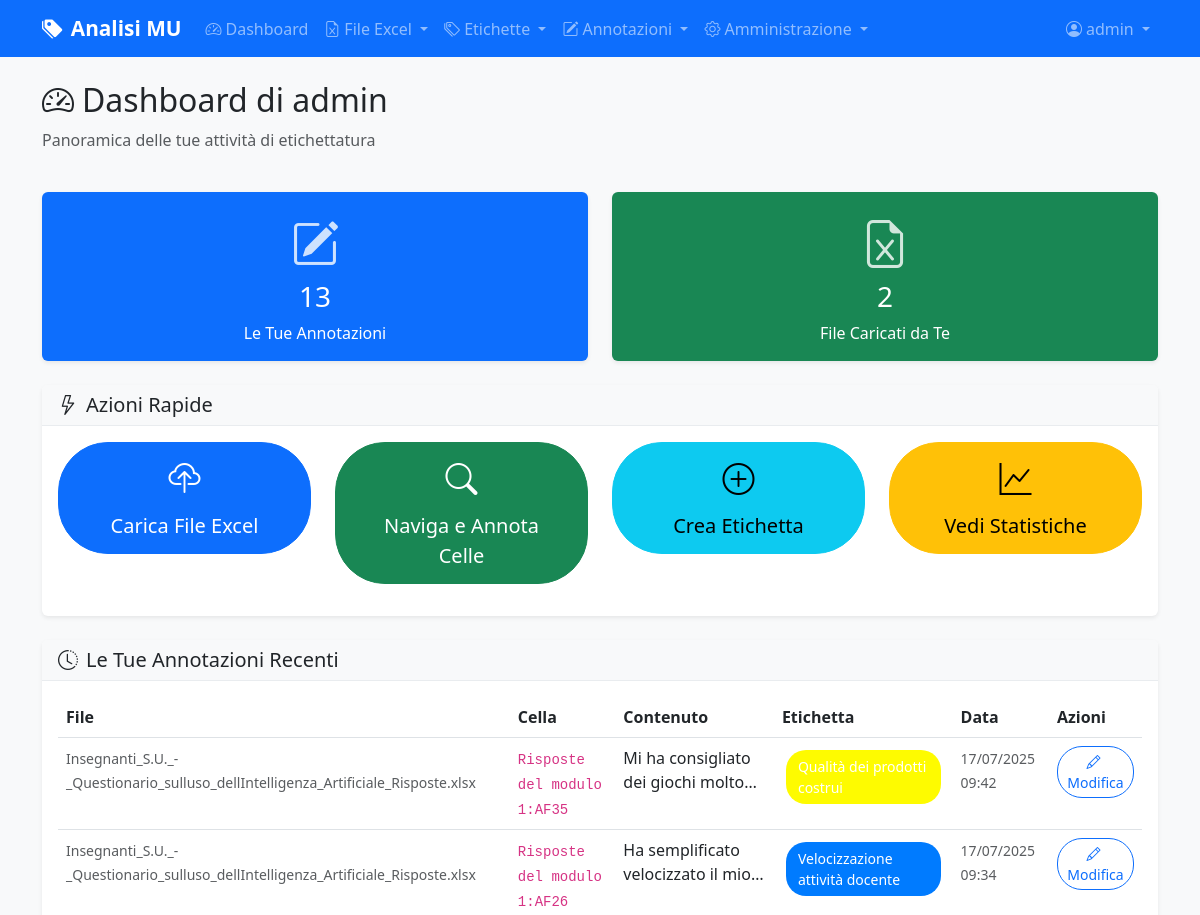
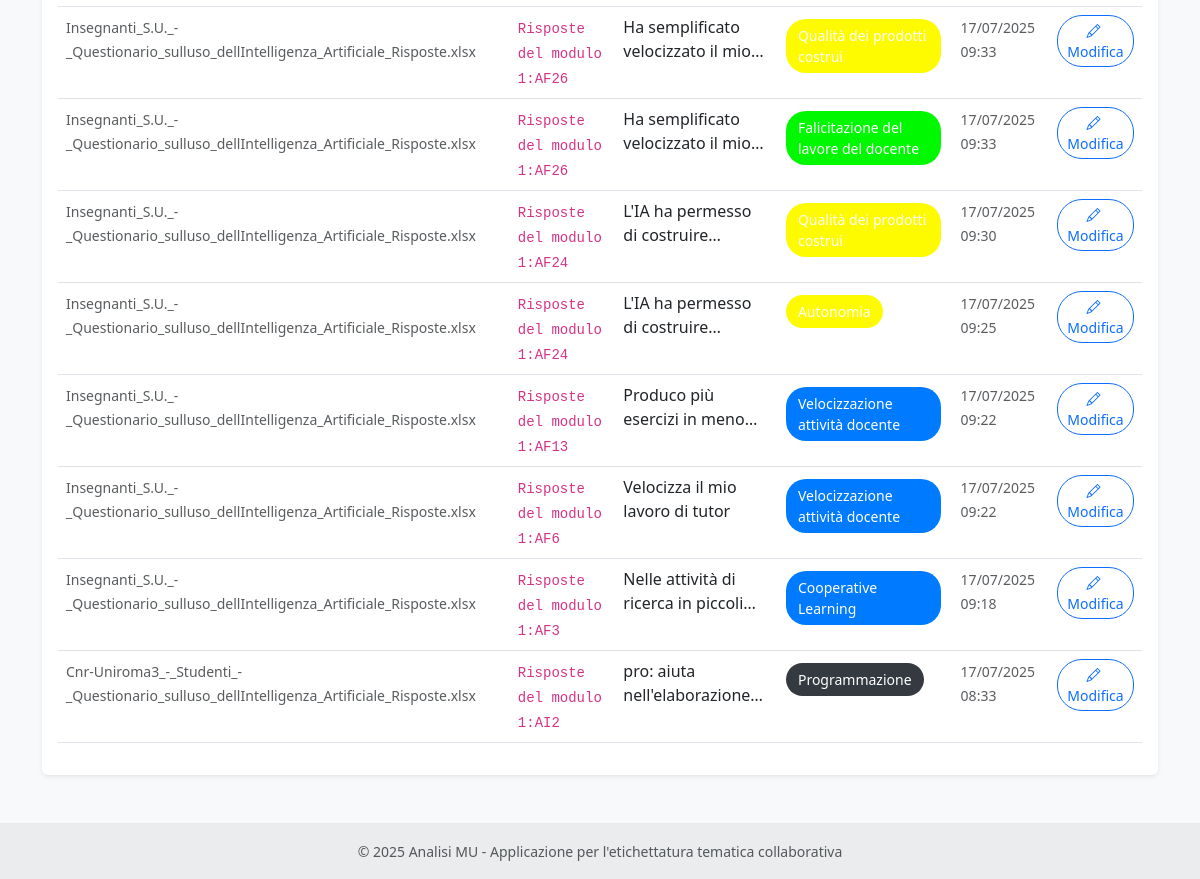
The page /dashboard (signed in) on the database its author committed (2 pictures, top to bottom).
### models.py (models this page shows, shortened)
class User(UserMixin, db.Model):
    id = db.Column(db.Integer, primary_key=True)
    username = db.Column(db.String(80), unique=True, nullable=False)
    email = db.Column(db.String(120), unique=True, nullable=False)
    password_hash = db.Column(db.String(255), nullable=False)
    role = db.Column(db.String(20), default='annotatore')  # 'amministratore' o 'annotatore'
    is_active = db.Column(db.Boolean, default=True)
    last_login = db.Column(db.DateTime)
    created_at = db.Column(db.DateTime, default=datetime.utcnow)
    updated_at = db.Column(db.DateTime, default=datetime.utcnow, onupdate=datetime.utcnow)
    annotations = db.relationship('CellAnnotation', foreign_keys='CellAnnotation.user_id', backref='user', lazy=True)
    def can_manage_users(self):
        return self.role == 'amministratore'

class CellAnnotation(db.Model):
    id = db.Column(db.Integer, primary_key=True)
    text_cell_id = db.Column(db.Integer, db.ForeignKey('text_cell.id'), nullable=False)
    label_id = db.Column(db.Integer, db.ForeignKey('label.id'), nullable=False)
    user_id = db.Column(db.Integer, db.ForeignKey('user.id'), nullable=False)
    created_at = db.Column(db.DateTime, default=datetime.utcnow)
    updated_at = db.Column(db.DateTime, default=datetime.utcnow, onupdate=datetime.utcnow)
    is_ai_generated = db.Column(db.Boolean, default=False)
    ai_confidence = db.Column(db.Float)  # Confidence score 0-1
    ai_model = db.Column(db.String(100))  # Modello AI utilizzato
    ai_provider = db.Column(db.String(20))  # Provider AI (ollama/openrouter)
    status = db.Column(db.String(20), default='active')  # active, pending_review, rejected
    reviewed_by = db.Column(db.Integer, db.ForeignKey('user.id'))  # Chi ha approvato/rifiutato
    reviewed_at = db.Column(db.DateTime)
    text_cell = db.relationship('TextCell', backref='annotations')
    reviewer = db.relationship('User', foreign_keys=[reviewed_by])

class ExcelFile(db.Model):
    id = db.Column(db.Integer, primary_key=True)
    filename = db.Column(db.String(255), nullable=False)
    original_filename = db.Column(db.String(255), nullable=False)
    file_path = db.Column(db.String(500), nullable=False)
    uploaded_by = db.Column(db.Integer, db.ForeignKey('user.id'), nullable=False)
    uploaded_at = db.Column(db.DateTime, default=datetime.utcnow)
    uploader = db.relationship('User', backref='uploaded_files')
    text_cells = db.relationship('TextCell', backref='excel_file', lazy=True, cascade='all, delete-orphan')

class Label(db.Model):
    id = db.Column(db.Integer, primary_key=True)
    name = db.Column(db.String(100), nullable=False, unique=True)
    description = db.Column(db.Text)
    category_id = db.Column(db.Integer, db.ForeignKey('category.id'), nullable=True)
    category = db.Column(db.String(50))  # Manteniamo per compatibilità, sarà deprecato
    color = db.Column(db.String(7), default='#007bff')  # Colore HEX
    is_active = db.Column(db.Boolean, default=True)  # Soft delete
    created_at = db.Column(db.DateTime, default=datetime.utcnow)
    updated_at = db.Column(db.DateTime, default=datetime.utcnow, onupdate=datetime.utcnow)
    annotations = db.relationship('CellAnnotation', backref='label', lazy=True, cascade='all, delete-orphan')
    category_obj = db.relationship('Category', foreign_keys=[category_id], back_populates='labels')

class TextCell(db.Model):
    id = db.Column(db.Integer, primary_key=True)
    excel_file_id = db.Column(db.Integer, db.ForeignKey('excel_file.id'), nullable=False)
    sheet_name = db.Column(db.String(100), nullable=False)
    row_index = db.Column(db.Integer, nullable=False)
    column_index = db.Column(db.Integer, nullable=False)
    column_name = db.Column(db.String(100))
    text_content = db.Column(db.Text, nullable=False)
    question_type = db.Column(db.String(20))  # 'aperta', 'chiusa_binaria', 'chiusa_multipla', 'likert', 'anagrafica', 'numerica'
    created_at = db.Column(db.DateTime, default=datetime.utcnow)
    @property
    def cell_reference(self):
        from openpyxl.utils import get_column_letter
        return f"{get_column_letter(self.column_index + 1)}{self.row_index + 1}"

### routes/main.py (the view)
@main_bp.route('/dashboard')
@login_required
def dashboard():
    user_stats = {
        'my_annotations': CellAnnotation.query.filter_by(user_id=current_user.id).count(),
        'my_files': ExcelFile.query.filter_by(uploaded_by=current_user.id).count(),
    }
    recent_annotations = db.session.query(CellAnnotation, TextCell, Label)\
        .join(TextCell)\
        .join(Label)\
        .filter(CellAnnotation.user_id == current_user.id)\
        .order_by(CellAnnotation.created_at.desc())\
        .limit(10)\
        .all()
    return render_template('main/dashboard.html',
                         user_stats=user_stats,
                         recent_annotations=recent_annotations)

### templates/main/dashboard.html (shortened to what this page needs)
{% extends "base.html" %}
{% block content %}
<div class="row mb-4">
    <div class="col-12">
        <h2>
            <i class="bi bi-speedometer2 me-2"></i>Dashboard di {{ current_user.username }}
        </h2>
        <p class="text-muted">Panoramica delle tue attività di etichettatura</p>
    </div>
</div>
<div class="row mb-4">
    <div class="col-md-6">
        <div class="card bg-primary text-white stat-card">
            <div class="card-body text-center">
                <i class="bi bi-pencil-square stat-icon mb-3"></i>
                <h3 class="card-title">{{ user_stats.my_annotations }}</h3>
                <p class="card-text">Le Tue Annotazioni</p>
            </div>
        </div>
    </div>
    <div class="col-md-6">
        <div class="card bg-success text-white stat-card">
            <div class="card-body text-center">
                <i class="bi bi-file-earmark-excel stat-icon mb-3"></i>
                <h3 class="card-title">{{ user_stats.my_files }}</h3>
                <p class="card-text">File Caricati da Te</p>
            </div>
        </div>
    </div>
</div>
<div class="row mb-4">
    <div class="col-12">
        <div class="card">
            <div class="card-header">
                <h5 class="mb-0">
                    <i class="bi bi-lightning me-2"></i>Azioni Rapide
                </h5>
            </div>
            <div class="card-body">
                <div class="row">
                    <div class="col-md-3">
                        <a href="{{ url_for('excel.upload') }}" class="btn btn-primary btn-lg w-100 mb-3">
                            <i class="bi bi-cloud-upload d-block mb-2" style="font-size: 2rem;"></i>
                            Carica File Excel
                        </a>
                    </div>
                    <div class="col-md-3">
                        <a href="{{ url_for('annotation.browse_annotations') }}" class="btn btn-success btn-lg w-100 mb-3">
                            <i class="bi bi-search d-block mb-2" style="font-size: 2rem;"></i>
                            Naviga e Annota Celle
                        </a>
                    </div>
                    <div class="col-md-3">
                        <a href="{{ url_for('labels.create_label') }}" class="btn btn-info btn-lg w-100 mb-3">
                            <i class="bi bi-plus-circle d-block mb-2" style="font-size: 2rem;"></i>
                            Crea Etichetta
                        </a>
                    </div>
                    <div class="col-md-3">
                        <a href="{{ url_for('statistics.overview') }}" class="btn btn-warning btn-lg w-100 mb-3">
                            <i class="bi bi-graph-up d-block mb-2" style="font-size: 2rem;"></i>
                            Vedi Statistiche
                        </a>
                    </div>
                </div>
            </div>
        </div>
    </div>
</div>
<div class="row">
    <div class="col-12">
        <div class="card">
            <div class="card-header">
                <h5 class="mb-0">
                    <i class="bi bi-clock-history me-2"></i>Le Tue Annotazioni Recenti
                </h5>
            </div>
            <div class="card-body">
                {% if recent_annotations %}
                <div class="table-responsive">
                    <table class="table table-hover">
                        <thead>
                            <tr>
                                <th>File</th>
                                <th>Cella</th>
                                <th>Contenuto</th>
                                <th>Etichetta</th>
                                <th>Data</th>
                                <th>Azioni</th>
                            </tr>
                        </thead>
                        <tbody>
                            {% for annotation, cell, label in recent_annotations %}
                            <tr>
                                <td>
                                    <small class="text-muted">{{ cell.excel_file.original_filename }}</small>
                                </td>
                                <td>
                                    <code>{{ cell.sheet_name }}:{{ cell.cell_reference }}</code>
                                </td>
                                <td>
                                    <div class="text-truncate-2" style="max-width: 200px;" title="{{ cell.text_content }}">
                                        {{ cell.text_content }}
                                    </div>
                                </td>
                                <td>
                                    <span class="label-display" style="background-color: {{ label.color }};">
                                        {{ label.name }}
                                    </span>
                                </td>
                                <td>
                                    <small class="text-muted">{{ annotation.created_at.strftime('%d/%m/%Y %H:%M') }}</small>
                                </td>
                                <td>
                                    <a href="{{ url_for('annotation.annotate_cell', cell_id=cell.id) }}"
                                       class="btn btn-sm btn-outline-primary">
                                        <i class="bi bi-pencil me-1"></i>Modifica
                                    </a>
                                </td>
                            </tr>
                            {% endfor %}
                        </tbody>
                    </table>
                </div>
                {% endif %}
            </div>
        </div>
    </div>
</div>
{% endblock %}

### templates/base.html (shortened to what this page needs)
<!DOCTYPE html>
<html lang="it">
<head>
    <link href="https://cdn.jsdelivr.net/npm/bootstrap@5.3.0/dist/css/bootstrap.min.css" rel="stylesheet">
    <link href="https://cdn.jsdelivr.net/npm/bootstrap-icons@1.10.0/font/bootstrap-icons.css" rel="stylesheet">
    <link href="{{ url_for('static', filename='css/style.css') }}" rel="stylesheet">
</head>
<body>
    <nav class="navbar navbar-expand-lg navbar-dark bg-primary">
        <div class="container">
            <a class="navbar-brand" href="{{ url_for('main.index') }}">
                <i class="bi bi-tags-fill me-2"></i>Analisi MU
            </a>
            <div class="collapse navbar-collapse" id="navbarNav">
                <ul class="navbar-nav me-auto">
                    {% if current_user.is_authenticated %}
                    <li class="nav-item">
                        <a class="nav-link" href="{{ url_for('main.dashboard') }}">
                            <i class="bi bi-speedometer2 me-1"></i>Dashboard
                        </a>
                    </li>
                    <li class="nav-item dropdown">
                        <a class="nav-link dropdown-toggle" href="#" id="excelDropdown" role="button" data-bs-toggle="dropdown">
                            <i class="bi bi-file-earmark-excel me-1"></i>File Excel
                        </a>
                    </li>
                    <li class="nav-item dropdown">
                        <a class="nav-link dropdown-toggle" href="#" id="labelsDropdown" role="button" data-bs-toggle="dropdown">
                            <i class="bi bi-tags me-1"></i>Etichette
                        </a>
                    </li>
                    <li class="nav-item dropdown">
                        <a class="nav-link dropdown-toggle" href="#" id="annotationDropdown" role="button" data-bs-toggle="dropdown">
                            <i class="bi bi-pencil-square me-1"></i>Annotazioni
                        </a>
                    </li>
                    {% if current_user.can_manage_users() %}
                    <li class="nav-item dropdown">
                        <a class="nav-link dropdown-toggle" href="#" id="adminDropdown" role="button" data-bs-toggle="dropdown">
                            <i class="bi bi-gear me-1"></i>Amministrazione
                        </a>
                    </li>
                    {% endif %}
                    {% endif %}
                </ul>
                <ul class="navbar-nav">
                    {% if current_user.is_authenticated %}
                    <li class="nav-item dropdown">
                        <a class="nav-link dropdown-toggle" href="#" id="userDropdown" role="button" data-bs-toggle="dropdown">
                            <i class="bi bi-person-circle me-1"></i>{{ current_user.username }}
                        </a>
                    </li>
                    {% endif %}
                </ul>
            </div>
        </div>
    </nav>
    <main class="container my-4">
        {% block content %}{% endblock %}
    </main>
    <footer class="bg-light text-center text-lg-start mt-5">
        <div class="text-center p-3" style="background-color: rgba(0, 0, 0, 0.05);">
            <small class="text-muted">
                © 2025 Analisi MU - Applicazione per l'etichettatura tematica collaborativa
            </small>
        </div>
    </footer>
</body>
</html>

### static/css/style.css (style rules this page uses)
:root { --primary-color: #007bff; --success-color: #28a745; --warning-color: #ffc107; --danger-color: #dc3545; --info-color: #17a2b8; --light-color: #f8f9fa; --dark-color: #343a40; }
body { font-family: 'Segoe UI', Tahoma, Geneva, Verdana, sans-serif; background-color: #f8f9fa; }
.navbar-brand { font-weight: 600; font-size: 1.3rem; }
.card { border: none; box-shadow: 0 0.125rem 0.25rem rgba(0, 0, 0, 0.075); transition: box-shadow 0.15s ease-in-out; }
.card-header { background-color: #f8f9fa; border-bottom: 1px solid #e9ecef; font-weight: 600; }
.label-display { display: inline-block; padding: 0.375rem 0.75rem; margin: 0.25rem; border-radius: 20px; font-size: 0.875rem; font-weight: 500; color: white; text-decoration: none; transition: all 0.2s ease; }
.btn { border-radius: 50px; font-weight: 500; transition: all 0.2s ease; }
.btn-sm { border-radius: 25px; }
.btn-lg { border-radius: 50px; padding: 0.75rem 2rem; }
.stat-card { transition: all 0.3s ease; }
.stat-icon { font-size: 3rem; opacity: 0.8; }
.text-truncate-2 { display: -webkit-box; -webkit-line-clamp: 2; -webkit-box-orient: vertical; overflow: hidden; }

### rows shown on the page
User: username "admin"
CellAnnotation: excel_file.original_filename "Insegnanti_S.U._-_Questionario_sulluso_dellIntelligenza_Artificiale_Risposte.xlsx", sheet_name "Risposte del modulo 1", cell_reference "AF35", text_content "Mi ha consigliato dei giochi…", name "Qualità dei prodotti costrui", created_at "17/07/2025 09:42"
CellAnnotation: excel_file.original_filename "Insegnanti_S.U._-_Questionario_sulluso_dellIntelligenza_Artificiale_Risposte.xlsx", sheet_name "Risposte del modulo 1", cell_reference "AF26", text_content "Ha semplificato velocizzato il…", name "Velocizzazione attività docente", created_at "17/07/2025 09:34"
CellAnnotation: excel_file.original_filename "Insegnanti_S.U._-_Questionario_sulluso_dellIntelligenza_Artificiale_Risposte.xlsx", sheet_name "Risposte del modulo 1", cell_reference "AF26", text_content "Ha semplificato velocizzato il…", name "Qualità dei prodotti costrui", created_at "17/07/2025 09:33"
CellAnnotation: excel_file.original_filename "Insegnanti_S.U._-_Questionario_sulluso_dellIntelligenza_Artificiale_Risposte.xlsx", sheet_name "Risposte del modulo 1", cell_reference "AF26", text_content "Ha semplificato velocizzato il…", name "Falicitazione del lavore del docente", created_at "17/07/2025 09:33"
CellAnnotation: excel_file.original_filename "Insegnanti_S.U._-_Questionario_sulluso_dellIntelligenza_Artificiale_Risposte.xlsx", sheet_name "Risposte del modulo 1", cell_reference "AF24", text_content "L'IA ha permesso di…", name "Qualità dei prodotti costrui", created_at "17/07/2025 09:30"
CellAnnotation: excel_file.original_filename "Insegnanti_S.U._-_Questionario_sulluso_dellIntelligenza_Artificiale_Risposte.xlsx", sheet_name "Risposte del modulo 1", cell_reference "AF24", text_content "L'IA ha permesso di…", name "Autonomia", created_at "17/07/2025 09:25"
CellAnnotation: excel_file.original_filename "Insegnanti_S.U._-_Questionario_sulluso_dellIntelligenza_Artificiale_Risposte.xlsx", sheet_name "Risposte del modulo 1", cell_reference "AF13", text_content "Produco più esercizi in…", name "Velocizzazione attività docente", created_at "17/07/2025 09:22"
CellAnnotation: excel_file.original_filename "Insegnanti_S.U._-_Questionario_sulluso_dellIntelligenza_Artificiale_Risposte.xlsx", sheet_name "Risposte del modulo 1", cell_reference "AF6", text_content "Velocizza il mio lavoro di tutor", name "Velocizzazione attività docente", created_at "17/07/2025 09:22"
CellAnnotation: excel_file.original_filename "Insegnanti_S.U._-_Questionario_sulluso_dellIntelligenza_Artificiale_Risposte.xlsx", sheet_name "Risposte del modulo 1", cell_reference "AF3", text_content "Nelle attività di ricerca in…", name "Cooperative Learning", created_at "17/07/2025 09:18"
CellAnnotation: excel_file.original_filename "Cnr-Uniroma3_-_Studenti_-_Questionario_sulluso_dellIntelligenza_Artificiale_Risposte.xlsx", sheet_name "Risposte del modulo 1", cell_reference "AI2", text_content "pro: aiuta nell'elaborazione…", name "Programmazione", created_at "17/07/2025 08:33"

### other values the page prints
{{ user_stats.my_annotations }} "13"
{{ user_stats.my_files }} "2"
